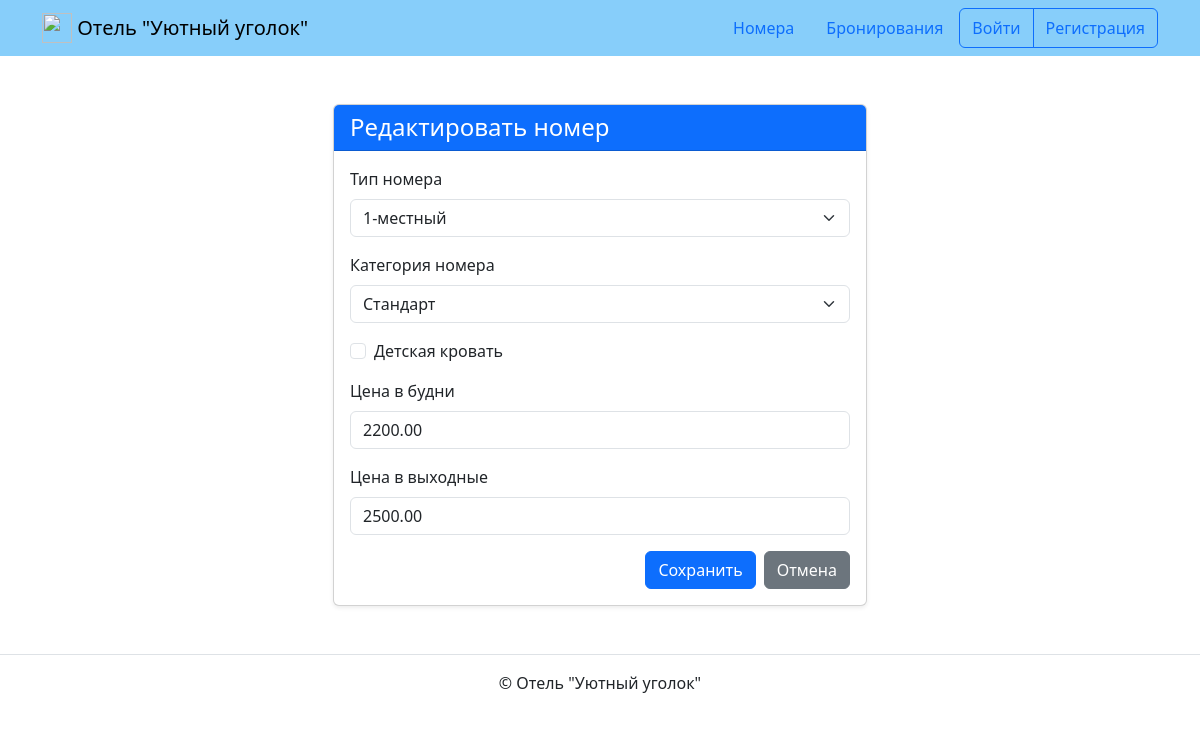
The app's page /rooms/1/update/ with its own data.
### bookings/models.py (models this page shows, shortened)
class Room(models.Model):
    TYPE_CHOICES = [
        (1, '1-местный'),
        (2, '2-местный'),
        (3, '3-местный'),
    ]
    CATEGORY_CHOICES = [
        ('стандарт', 'Стандарт'),
        ('комфорт', 'Комфорт'),
        ('люкс', 'Люкс'),
    ]
    type = models.IntegerField(choices=TYPE_CHOICES, verbose_name='Тип номера')
    category = models.CharField(
        max_length=10,
        choices=CATEGORY_CHOICES,
        verbose_name='Категория номера'
    )
    has_baby_cot = models.BooleanField(
        default=False,
        verbose_name='Детская кровать'
    )
    weekday_price = models.DecimalField(
        max_digits=10,
        decimal_places=2,
        verbose_name='Цена в будни'
    )
    weekend_price = models.DecimalField(
        max_digits=10,
        decimal_places=2,
        verbose_name='Цена в выходные'
    )
    class Meta:
        verbose_name = 'Номер'
        verbose_name_plural = 'Номера'

### bookings/views.py (the view, shortened to what this page needs)
# urls.py: path('rooms/<int:room_id>/update/', views.RoomUpdateView.as_view(),
class RoomUpdateView(UpdateView):
    model = Room
    form_class = RoomForm
    template_name = 'bookings/room_form.html'
    pk_url_kwarg = 'room_id'
    success_url = reverse_lazy('bookings:room_list')

### bookings/forms.py
class RoomForm(forms.ModelForm):
    class Meta:
        model = Room
        fields = ['type', 'category', 'has_baby_cot',
                  'weekday_price', 'weekend_price']
        widgets = {
            'type': forms.Select(attrs={'class': 'form-control', 'placeholder': 'Выберите тип номера'}),
            'category': forms.Select(attrs={'class': 'form-control', 'placeholder': 'Выберите категорию'}),
            'has_baby_cot': forms.CheckboxInput(attrs={'class': 'form-check-input'}),
            'weekday_price': forms.NumberInput(attrs={'class': 'form-control', 'placeholder': 'Цена в будни'}),
            'weekend_price': forms.NumberInput(attrs={'class': 'form-control', 'placeholder': 'Цена в выходные'}),
        }

### templates/bookings/room_form.html (shortened to what this page needs)
{% extends 'base.html' %}
{% load django_bootstrap5 %}
{% block content %}
  <div class="container">
    <div class="row justify-content-center">
      <div class="col-md-8 col-lg-6">
        <div class="card shadow-sm">
          <div class="card-header bg-primary text-white">
            <h4 class="card-title mb-0">
              {% if form.instance.id %}Редактировать номер{% else %}Добавить номер{% endif %}
            </h4>
          </div>
          <div class="card-body">
            <form method="post">
              {% bootstrap_form form %}
              <div class="d-grid gap-2 d-md-flex justify-content-md-end">
                <button type="submit" class="btn btn-primary">
                  {% if form.instance.id %}Сохранить{% else %}Добавить{% endif %}
                </button>
                <a href="{% url 'bookings:room_list' %}" class="btn btn-secondary">
                  Отмена
                </a>
              </div>
            </form>
          </div>
        </div>
      </div>
    </div>
  </div>
{% endblock %}

### records on screen
Room: type "1-местный", category "Стандарт", weekday_price "2200.00", weekend_price "2500.00"
